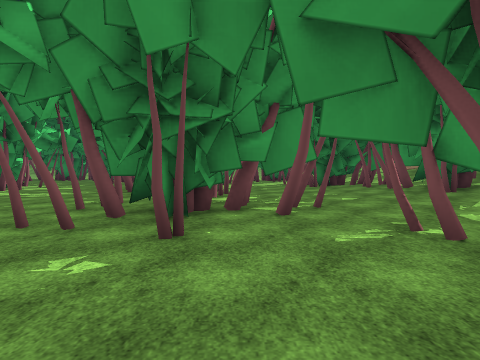
View 1 (above)

22 first-person views from a walk through a 3-D level made in the Unity game engine. The camera is 1.4 m above the floor, tilts 2° down and sees 80° across. The floor is counted in squares, 2 m on a side. Each view is taken from the middle of a square. On the plan, view 1 faces up. The plan holds only what a view shows up to about 10 squares ahead; the rest is blank. The place goes on beyond the plan. Some surface patterns are stand-ins.

View 2
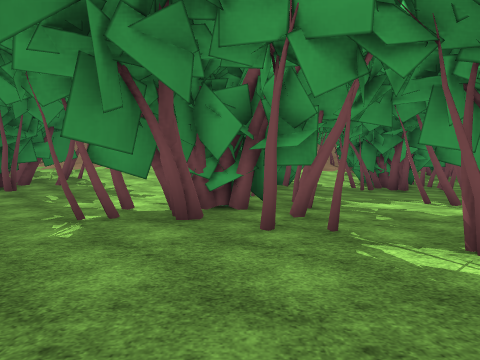

View 3
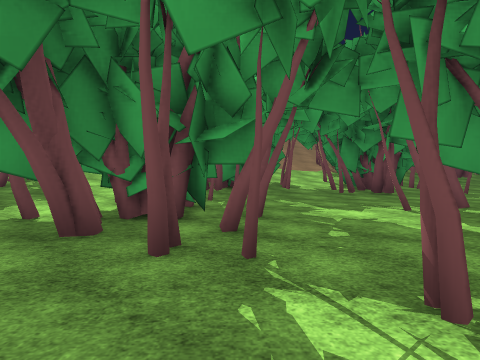

View 4
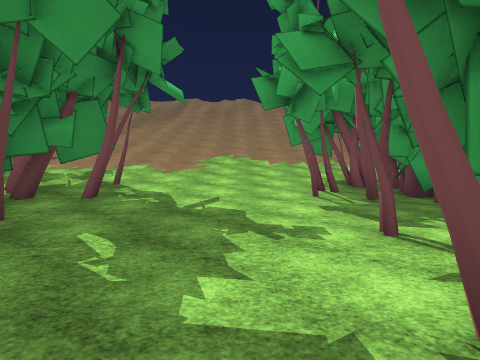

View 5
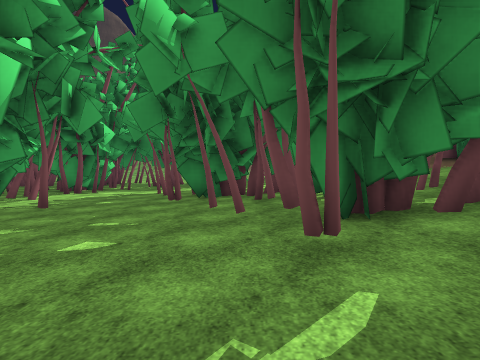

View 6
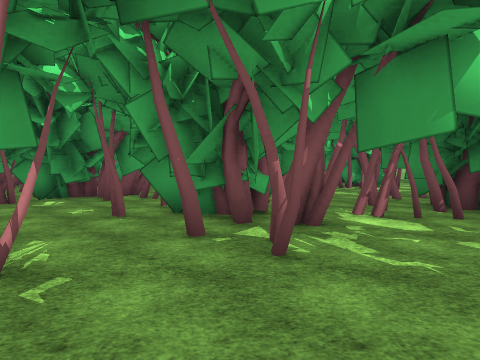

View 7
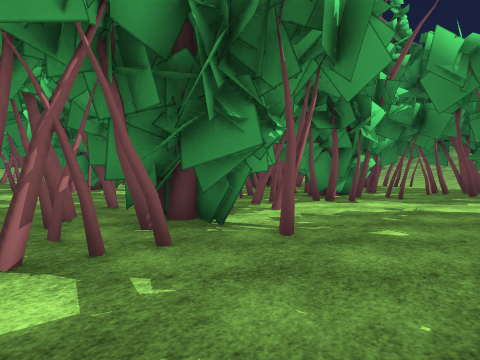

View 8
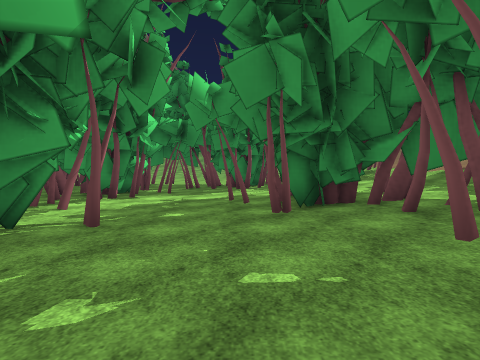

View 9
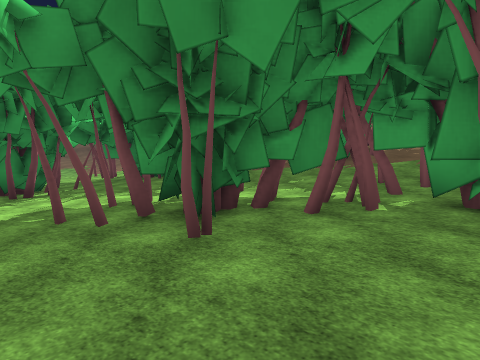

View 10
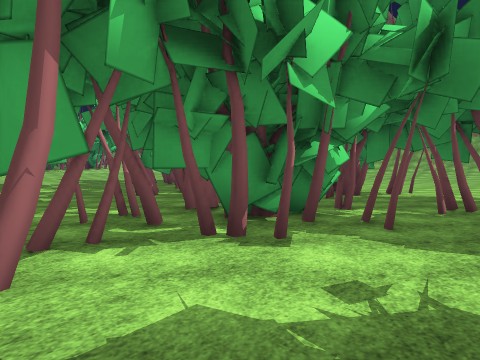

View 11
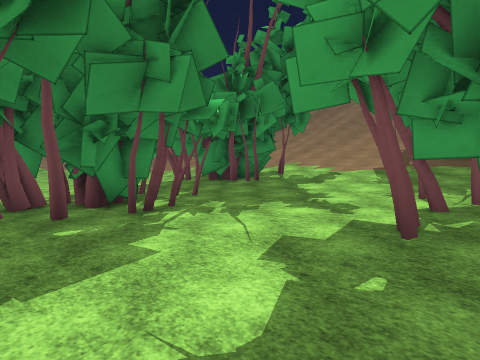

View 12
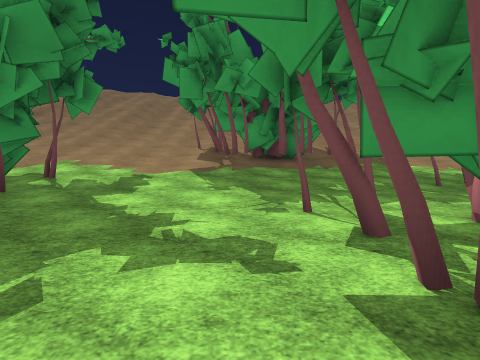

View 13
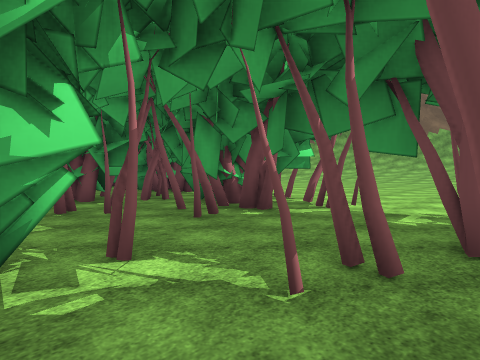

View 14
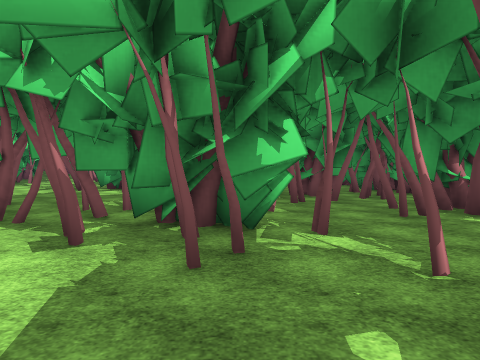

View 15
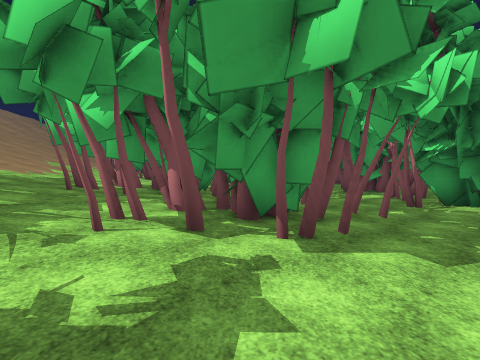

View 16
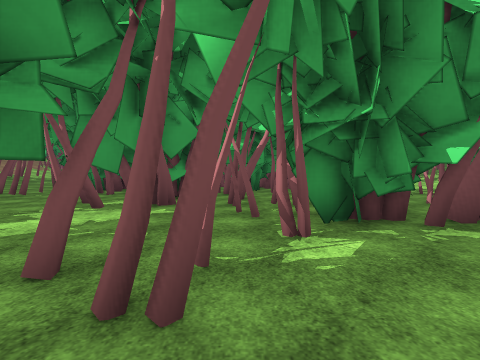

View 17
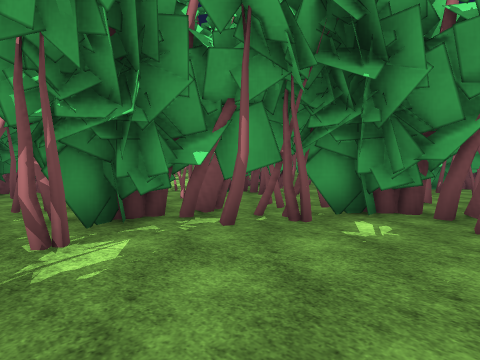

View 18
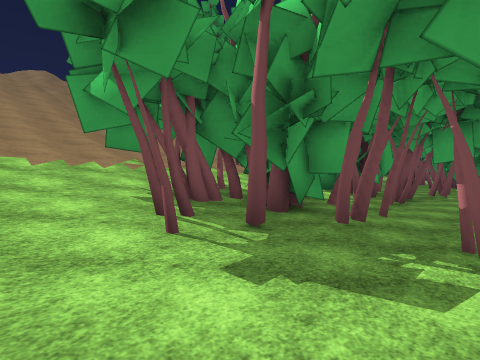

View 19
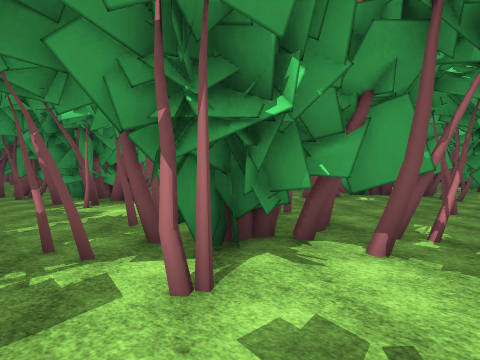

View 20
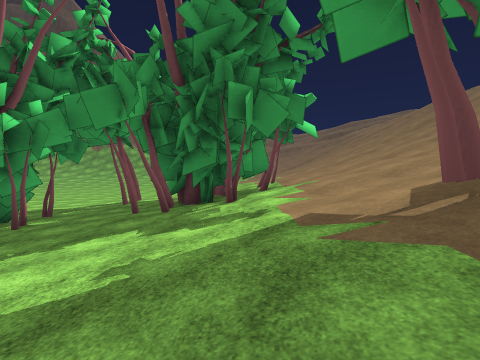

View 21
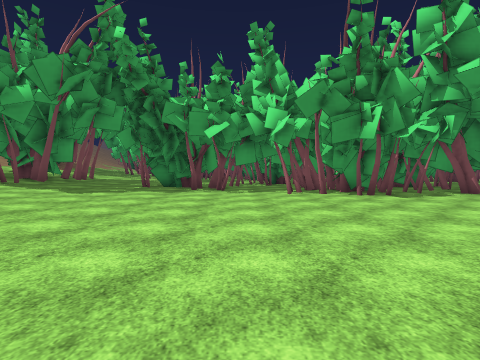

View 22
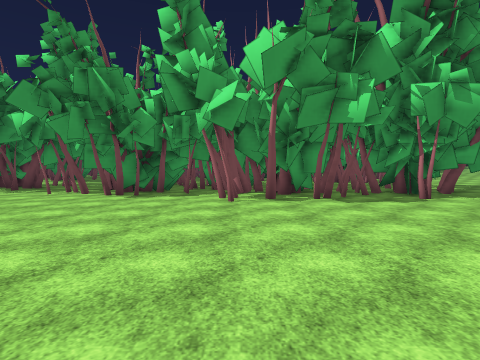

### Floor plan
Key: @ floor where view 1 was taken; # wall or solid block; x gap in a wall; . main floor; : floor 0.25 m higher than the main floor; + floor 0.5 m higher than the main floor; / step, stairs or slope; T tree; O other object.
Columns run from 14 left of view 1 to 10 right of it. Each row starts with its distance up from view 1.
 29        .      .
 28       ...    ...
 27      .....  .....
 26     .............:
 25    ..............::
 24    ..............::
 23   .....T.........::/
 22  .T.#TTT.........::+#
 21 TTTTTTTT. TTT#...::+T/TT/
 20 TTTTTTTT#TTTTT...::TTTTT/
 19    T  ##TTTTT..TTT:TTT#//
 18       .T##TT..TTTT:+TTT//
 17         TTT #.TTTTT+/////
 16       .TT.TTTT#TT:://////
 15      ..T#.TTTTT..:://///#
 14     ....T.TTTT...:://///T
 13     .......TTT...TTxT///T
 12         ...TT...TTT+///TT
 11        ....TTT..TTTTT////
 10      T#...T  TT..T:TT////
  9      TT...TTTT....:TT/T//
  8     T......TTTT...TTTTTT/
  7         ....TT....:TTTT//
  6          ...TTT...:T+////
  5           .TTT#TT..::////
  4           ..TT#....::////
  3         ..TT.T..TT.::////
  2         .TTT....TTTT:TT/T
  1      O #T TT.....TTT:TTTT
  0    TTT.. TTTT.@#T#T.T#TTT
 -1           TTTTT......TT /
 -2           TTTTT.......///
 -3         TT    #TT.T..TTT
 -4        T#T    TTTTT..TTT
 -5          TT   .TTT#..TT
 -6           T   .TTTTT.TTT
 -7               T#  #T#T.
 -8              TTT  TTTT.
 -9              TT    T

Where each view was taken, in squares from view 1:
view 1: 0 up, 0 right, facing up
view 2: 1 up, 2 left, facing right
view 3: 0 up, 1 left, facing right
view 4: 4 up, 2 right, facing right
view 5: 4 up, 4 right, facing up
view 6: 5 up, 4 right, facing left
view 7: 7 up, 2 right, facing up-left
view 8: 6 up, 2 right, facing up
view 9: 8 up, 1 right, facing up-right
view 10: 11 up, 1 right, facing up-left
view 11: 12 up, 0 right, facing up-right
view 12: 14 up, 2 right, facing right
view 13: 15 up, 1 right, facing up-left
view 14: 15 up, 2 right, facing left
view 15: 16 up, 4 right, facing down
view 16: 2 up, 1 right, facing down
view 17: 2 up, 1 right, facing down-left
view 18: 4 up, 5 right, facing down-right
view 19: 4 up, 6 right, facing down-left
view 20: 12 up, 8 right, facing up
view 21: 29 up, 0 right, facing down
view 22: 29 up, 7 left, facing down
